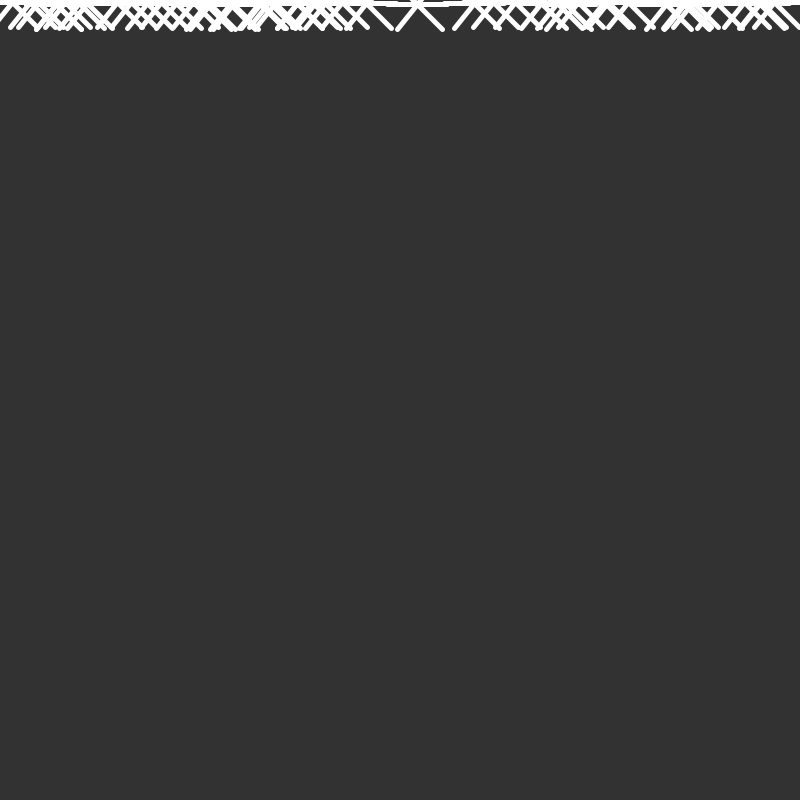
Frame 1 (no input)
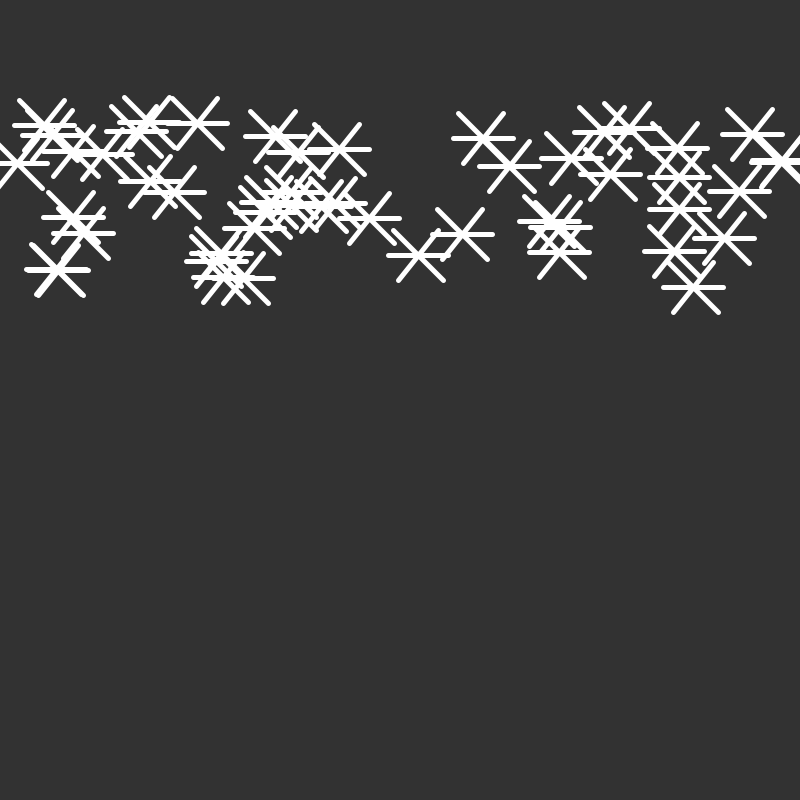
Frame 60 (the mouse pressed at the canvas centre just before this capture)
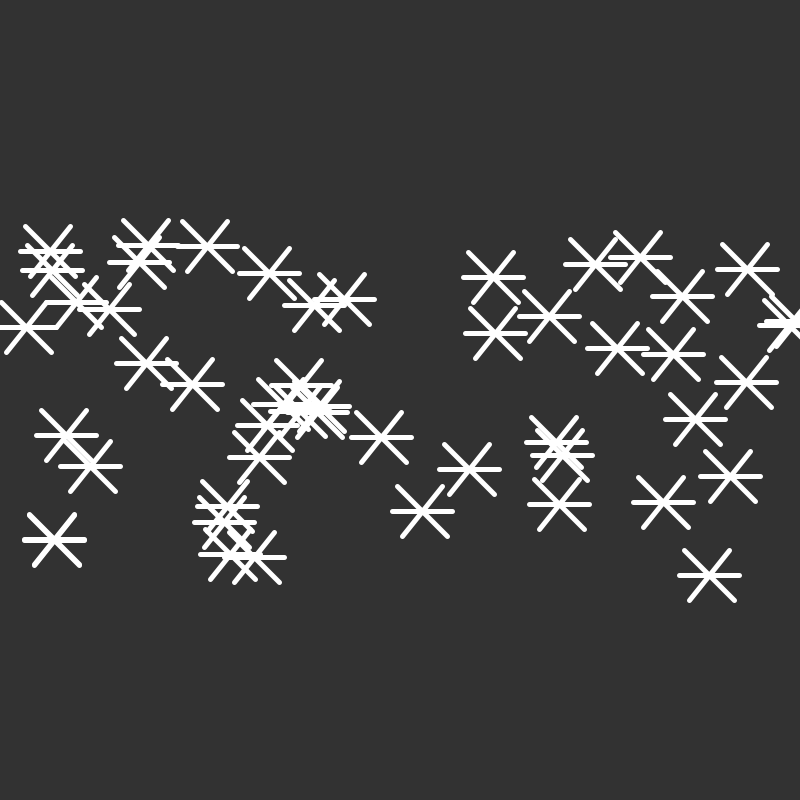
Frame 120 (the mouse held since frame 60 and released just before this capture)

The Processing sketch that drew these frames (run headless with seeded random() and noise(); from frame 60 on, the mouse is pressed at the canvas centre):

// Processing sketch: sketch_231204a
// ── sketch_231204a.pde
KarTanesi[] karlar = new KarTanesi[50];

void setup()
{
  size(800,800);
  for(int i=0; i<karlar.length;i++)
  {
     karlar[i] = new KarTanesi(); 
  }

}

void draw()
{
  background(50);
    for(int i=0; i<karlar.length;i++)
  {
     karlar[i].Yağ(); 
     karlar[i].Çiz(); 
     karlar[i].yer(); 
     karlar[i].temas(karlar[i]); 
  }
}

// ── KarTanesi.pde
class KarTanesi
{
   float x,y,hız;
   boolean yerdemi = false;
   
   KarTanesi()
   {
    x = random(width); 
    y = 0;
    hız = random(2,5);
   }
   
   void Çiz()
   {
      fill(255);
      stroke(255);
      strokeWeight(5);
      line(x-30,y,x+30,y);
      line(x-25,y-25,x+25,y+25);
      line(x+20,y-25,x-20,y+25);
   }
   
   void Yağ()
   {
      y += hız;  
      x += random(-2,2);
   }
   
   void yer()
   {
    if(y>height)
    {
       y=height;
       yerdemi =true;
    }
    
    
   }
   
   void temas(KarTanesi diğer)
   {
     float mesafe = dist(x,y,diğer.x,diğer.y);
     if(mesafe<60 && yerdemi == true)
     {
      hız = 0; 
     }
   }
}
